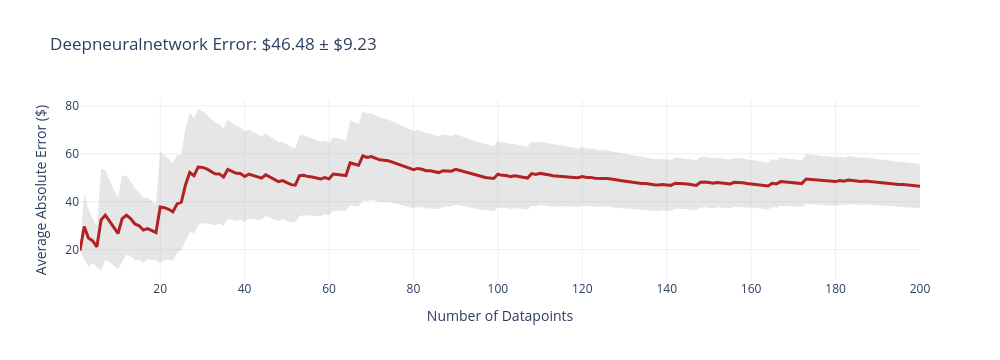
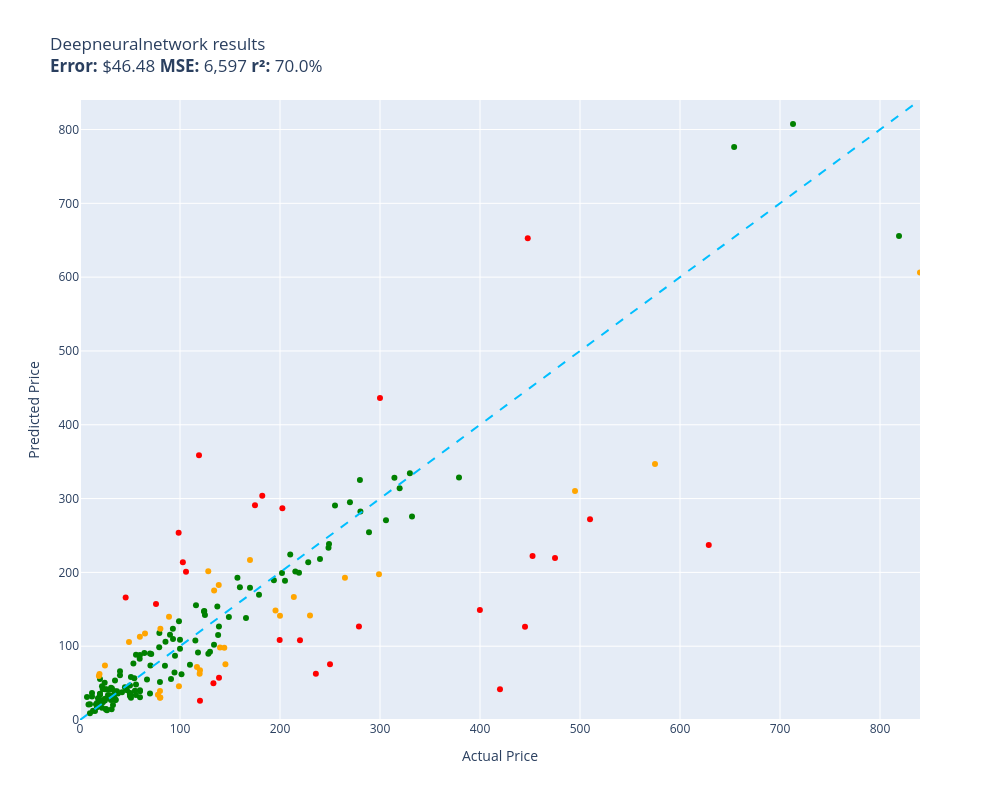

The cell these charts' notebook holds for them, in order:
### Code cell
def deepNeuralNetwork(item):
    return runner.inference(item)
evaluate(deepNeuralNetwork,test)

### Figure 1 — Plotly figure (JSON) as saved in the notebook; plotly's stock layout.template omitted (floating-point values rounded to 4 significant figures; data arrays with more than 128 entries replaced by an {"elided": "..."} marker saying what was removed)
{"data": [{"fill": "toself", "fillcolor": "rgba(128,128,128,0.2)", "hoverinfo": "skip", "line": {"color": "rgba(255,255,255,0)"}, "name": "95% CI", "showlegend": false, "type": "scatter", "x": {"elided": "400 int values"}, "y": {"elided": "400 float values"}}, {"customdata": {"elided": "200x1 float values"}, "hovertemplate": "n=%{x}<br>Avg Error=$%{y:,.2f}<br>±95% CI=$%{customdata[0]:,.2f}<extra></extra>", "line": {"color": "firebrick", "width": 3}, "mode": "lines", "name": "Cumulative Avg Error", "type": "scatter", "x": {"elided": "200 int values"}, "y": {"elided": "200 float values"}}], "layout": {"height": 360, "showlegend": false, "title": {"text": "Deepneuralnetwork Error: $46.48 ± $9.23"}, "width": 1000, "xaxis": {"title": {"text": "Number of Datapoints"}}, "yaxis": {"title": {"text": "Average Absolute Error ($)"}}}}

### Figure 2 — Plotly figure (JSON) as saved in the notebook; plotly's stock layout.template omitted (floating-point values rounded to 4 significant figures; data arrays with more than 128 entries replaced by an {"elided": "..."} marker saying what was removed)
{"data": [{"customdata": {"elided": "142x1 str values"}, "hovertemplate": "%{customdata[0]}<extra></extra>", "legendgroup": "green", "marker": {"color": "green", "size": 6, "symbol": "circle"}, "mode": "markers", "name": "green", "orientation": "v", "showlegend": true, "type": "scatter", "x": {"elided": "142 float values"}, "xaxis": "x", "y": {"elided": "142 float values"}, "yaxis": "y"}, {"customdata": [["RBC12-UPC Replacement Battery Cartridge ...\nGuess=$141.42 Actual=$229.99"], ["SuppliesOutlet Compatible Toner Cartridg...\nGuess=$97.93 Actual=$144.29"], ["Mini PC, Kinupute Desktop Computer E3-12...\nGuess=$310.21 Actual=$495.00"], ["Clementoni 39132.5 Jigsaw Puzzle 1,000 P...\nGuess=$30.16 Actual=$79.95"], ["KOMPUTERBAY 4GB 2X 2GB DDR2 1066MHz PC2-...\nGuess=$30.58 Actual=$80.34"], ["Travelpro Platinum Elite Slim Business L...\nGuess=$166.71 Actual=$213.83"], ["Wenger City Upgrade Laptop Backpack with...\nGuess=$75.49 Actual=$145.42"], ["Fjallraven, Kanken Laptop 15\" Backpack f...\nGuess=$62.59 Actual=$119.65"], ["Diversitech WG840585 Motor, (Ddb) 1/3Hp,...\nGuess=$175.41 Actual=$134.12"], ["Webcem Solar Shed Light Outdoor Indoor, ...\nGuess=$34.29 Actual=$77.96"], ["Engine Thermostat, Replace 19301-PAA-306...\nGuess=$59.62 Actual=$18.89"], ["Marvel Legends Series X-Men 6-Inch Archa...\nGuess=$45.84 Actual=$98.95"], ["EMART Photography C Stand with Boom Arm,...\nGuess=$67.32 Actual=$119.99"], ["Walker Exhaust Ultra EPA 16478 Direct Fi...\nGuess=$346.99 Actual=$574.99"], ["4pc Wheel Spacers Adapters 4\" (2inch Per...\nGuess=$71.79 Actual=$116.95"], ["Mikrotik RB3011UIAS-RM RouterBOARD 10xGi...\nGuess=$197.43 Actual=$299.00"], ["MXR Carbon Copy Deluxe Analog Delay Guit...\nGuess=$148.52 Actual=$195.50"], ["Ibanez M510OVS Acoustic Mandolin in Vint...\nGuess=$216.74 Actual=$169.99"], ["CradlePoint Compact Broadband Router (CB...\nGuess=$139.78 Actual=$89.00"], ["Universal Power Group 12V 100Ah Sealed L...\nGuess=$141.36 Actual=$199.99"], ["Hp Pavilion P7-1257c Motherboard Aahd3-h...\nGuess=$112.70 Actual=$59.86"], ["UPR Mach 1 Chin Spoiler Fits 94-98 Musta...\nGuess=$117.23 Actual=$64.99"], ["ROHL WSGUM3018WH Wire Sink Grids, White\nGuess=$201.48 Actual=$128.28"], ["Diversitech UC2436-3 Ultralite Condenser...\nGuess=$123.71 Actual=$80.39"], ["Lorell Bell Chair Glide, 2.5\", Black\nGuess=$62.42 Actual=$19.50"], ["APS iBoard (304 Stainless Steel Polished...\nGuess=$192.71 Actual=$264.95"], ["StonKraft Brass Chess Board Game Set wit...\nGuess=$98.09 Actual=$140.00"], ["A-Premium Front Suspension Steering Knuc...\nGuess=$105.61 Actual=$48.99"], ["Dell XPS 13 9343-2727SLV 13.3\" Full HD S...\nGuess=$606.31 Actual=$839.99"], ["Disney Princess Sparkling Princess Sleep...\nGuess=$73.79 Actual=$24.95"], ["Garmin 010-12402-10 GT15M-TM Transom-Mou...\nGuess=$182.86 Actual=$138.74"], ["MonMount Triple Monitor Stand Freestandi...\nGuess=$39.20 Actual=$79.99"]], "hovertemplate": "%{customdata[0]}<extra></extra>", "legendgroup": "orange", "marker": {"color": "orange", "size": 6, "symbol": "circle"}, "mode": "markers", "name": "orange", "orientation": "v", "showlegend": true, "type": "scatter", "x": [230.0, 144.3, 495.0, 79.95, 80.34, 213.8, 145.4, 119.7, 134.1, 77.96, 18.89, 98.95, 120.0, 575.0, 117.0, 299.0, 195.5, 170.0, 89.0, 200.0, 59.86, 64.99, 128.3, 80.39, 19.5, 264.9, 140.0, 48.99, 840.0, 24.95, 138.7, 79.99], "xaxis": "x", "y": [141.4, 97.93, 310.2, 30.16, 30.58, 166.7, 75.49, 62.59, 175.4, 34.29, 59.62, 45.84, 67.32, 347.0, 71.79, 197.4, 148.5, 216.7, 139.8, 141.4, 112.7, 117.2, 201.5, 123.7, 62.42, 192.7, 98.09, 105.6, 606.3, 73.79, 182.9, 39.2], "yaxis": "y"}, {"customdata": [["PEMP E65 E66 CDC Simulate Optical Fiber ...\nGuess=$358.84 Actual=$119.00"], ["SKB iSeries 3i-13096-6KP Case for BlackM...\nGuess=$290.80 Actual=$174.99"], ["DEWALT 20V MAX* XR Impact Driver with Bl...\nGuess=$222.30 Actual=$452.53"], ["Aolemi Oil Rubbed Bronze Single Function...\nGuess=$253.72 Actual=$98.65"], ["JRready ST6313 DT Deutsch Connector Kit,...\nGuess=$108.42 Actual=$199.68"], ["Dakota Alert MURS Alert Probe Sensor - M...\nGuess=$108.02 Actual=$219.99"], ["KOHLER 18865-CP Filtered Water Faucet, P...\nGuess=$219.49 Actual=$475.00"], ["Evan-Fischer Front Bumper Cover Compatib...\nGuess=$286.83 Actual=$202.38"], ["Sumerain S1339CM Double Handle Widesprea...\nGuess=$62.70 Actual=$235.86"], ["Poison Spyder 10-08-020 Rocker Knocker\nGuess=$236.98 Actual=$628.76"], ["Lighted Triangle Mirror Cabinet Bathroom...\nGuess=$126.50 Actual=$445.00"], ["BESTILL Wall Mounted Shower Faucet Set, ...\nGuess=$157.12 Actual=$76.00"], ["Pidoko Kids Train Table, Grey with 90 Pc...\nGuess=$25.92 Actual=$119.97"], ["ANZO USA 111207 GMC SIERRA 99-06 / YUKON...\nGuess=$303.93 Actual=$182.28"], ["KOHLER K-1185540-CP Assembly-Slider\nGuess=$166.02 Actual=$45.67"], ["Urth 62mm UV, Circular Polarizing (CPL),...\nGuess=$57.20 Actual=$139.00"], ["Canon Sure Shot 90u 35mm Date Camera\nGuess=$149.14 Actual=$399.89"], ["GENUINE VOLVO THERMOSTAT (3.0, 3.2) S60 ...\nGuess=$213.66 Actual=$102.85"], ["Music Hall pa15.3 MM/MC Phono Preamplifi...\nGuess=$75.64 Actual=$250.00"], ["Competition Clutch Disc and Pressure Pla...\nGuess=$272.14 Actual=$510.00"], ["KUNFINE Android Radio CarPlay & Android ...\nGuess=$200.98 Actual=$106.00"], ["VIPMOTOZ Sequential Turn Signal Premium ...\nGuess=$126.83 Actual=$278.94"], ["Steering Wheel, Carbon Fiber Automotive ...\nGuess=$652.75 Actual=$447.74"], ["Pacific Drums PDCM1618TTRB 16 x 18 Inche...\nGuess=$41.78 Actual=$419.99"], ["HP Laserjet 2100 Laser Printer W/Test Pr...\nGuess=$436.26 Actual=$299.98"], ["Targus CityGear Durable Backpack, Black,...\nGuess=$49.93 Actual=$133.43"]], "hovertemplate": "%{customdata[0]}<extra></extra>", "legendgroup": "red", "marker": {"color": "red", "size": 6, "symbol": "circle"}, "mode": "markers", "name": "red", "orientation": "v", "showlegend": true, "type": "scatter", "x": [119.0, 175.0, 452.5, 98.65, 199.7, 220.0, 475.0, 202.4, 235.9, 628.8, 445.0, 76.0, 120.0, 182.3, 45.67, 139.0, 399.9, 102.8, 250.0, 510.0, 106.0, 278.9, 447.7, 420.0, 300.0, 133.4], "xaxis": "x", "y": [358.8, 290.8, 222.3, 253.7, 108.4, 108.0, 219.5, 286.8, 62.7, 237.0, 126.5, 157.1, 25.92, 303.9, 166.0, 57.2, 149.1, 213.7, 75.64, 272.1, 201.0, 126.8, 652.8, 41.78, 436.3, 49.93], "yaxis": "y"}, {"hoverinfo": "skip", "line": {"color": "deepskyblue", "dash": "dash", "width": 2}, "mode": "lines", "name": "y = x", "showlegend": false, "type": "scatter", "x": [0, 840.0], "y": [0, 840.0]}], "layout": {"height": 800, "legend": {"title": {"text": "color"}, "tracegroupgap": 0}, "showlegend": false, "title": {"text": "Deepneuralnetwork results<br><b>Error:</b> $46.48 <b>MSE:</b> 6,597 <b>r²:</b> 70.0%"}, "width": 1000, "xaxis": {"anchor": "y", "domain": [0, 1], "range": [0, 840.0], "title": {"text": "Actual Price"}}, "yaxis": {"anchor": "x", "domain": [0, 1], "range": [0, 840.0], "title": {"text": "Predicted Price"}}}}
